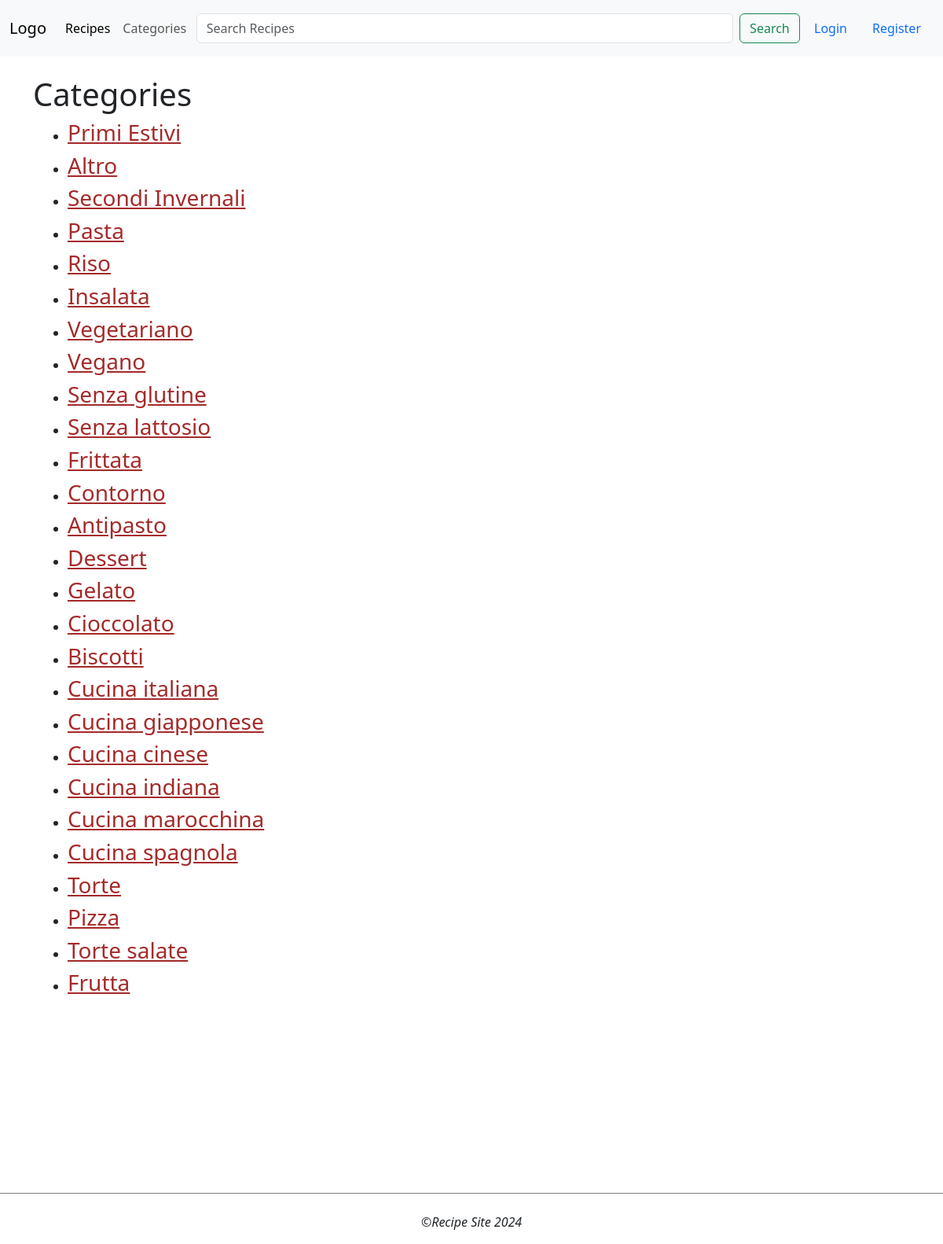
Page /categories/ on the committed database.
### recipes/models.py (models this page shows, shortened)
class Category(models.Model):
    name = models.CharField(max_length=100, unique=True)
    slug = models.SlugField(max_length=100, unique=True, blank=True)

### recipes/views.py (the view)
# urls.py: path('categories/', recipe_views.category_list, name='categories'),
def category_list(request, ):
    categories = Category.objects.all()
    return render(request, 'recipes/categories.html', {'categories': categories})

### templates/recipes/categories.html
{% extends "recipes/base.html" %}
{% load static %}
{% block content %}
    <h1> Categories</h1>
    <div class="container mt-2 categoriesSection">
    <ul>
        {% for category in categories %}
        	<li>
                <a href={% url 'categoryDetail' slug=category.slug %}><h3>{{ category.name }}</h3></a>
            </li>
        {% endfor %}
    </ul>
    </div>
{% endblock %}

### recipes/static/style.css (style rules this page uses)
a { text-decoration: none; color: black; }
.categoriesSection a { text-decoration: underline; color: brown; }

### rows in the picture
Category: name "Primi Estivi"
Category: name "Altro"
Category: name "Secondi Invernali"
Category: name "Pasta"
Category: name "Riso"
Category: name "Insalata"
Category: name "Vegetariano"
Category: name "Vegano"
Category: name "Senza glutine"
Category: name "Senza lattosio"
Category: name "Frittata"
Category: name "Contorno"
Category: name "Antipasto"
Category: name "Dessert"
Category: name "Gelato"
Category: name "Cioccolato"
Category: name "Biscotti"
Category: name "Cucina italiana"
Category: name "Cucina giapponese"
Category: name "Cucina cinese"
Category: name "Cucina indiana"
Category: name "Cucina marocchina"
Category: name "Cucina spagnola"
Category: name "Torte"
Category: name "Pizza"
Category: name "Torte salate"
Category: name "Frutta"
